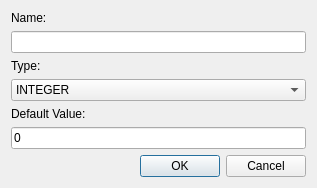
<?xml version="1.0" encoding="UTF-8"?>
<ui version="4.0">
 <class>AddVariableDialog</class>
 <widget class="QDialog" name="AddVariableDialog">
  <property name="geometry">
   <rect>
    <x>0</x>
    <y>0</y>
    <width>317</width>
    <height>182</height>
   </rect>
  </property>
  <property name="windowTitle">
   <string>Add Variable</string>
  </property>
  <property name="windowIcon">
   <iconset resource="../qrc/editor.qrc">
    <normaloff>:/ico101.ico</normaloff>:/ico101.ico</iconset>
  </property>
  <layout class="QVBoxLayout" name="verticalLayout">
   <item>
    <widget class="QLabel" name="label">
     <property name="text">
      <string>Name:</string>
     </property>
    </widget>
   </item>
   <item>
    <widget class="QLineEdit" name="nameBox"/>
   </item>
   <item>
    <widget class="QLabel" name="label_2">
     <property name="text">
      <string>Type:</string>
     </property>
    </widget>
   </item>
   <item>
    <widget class="QComboBox" name="typeBox">
     <item>
      <property name="text">
       <string>INTEGER</string>
      </property>
     </item>
     <item>
      <property name="text">
       <string>LONG</string>
      </property>
     </item>
     <item>
      <property name="text">
       <string>FLOAT</string>
      </property>
     </item>
     <item>
      <property name="text">
       <string>STRING</string>
      </property>
     </item>
    </widget>
   </item>
   <item>
    <widget class="QLabel" name="label_3">
     <property name="text">
      <string>Default Value:</string>
     </property>
    </widget>
   </item>
   <item>
    <widget class="QLineEdit" name="defaultBox">
     <property name="text">
      <string>0</string>
     </property>
    </widget>
   </item>
   <item>
    <spacer name="verticalSpacer">
     <property name="orientation">
      <enum>Qt::Vertical</enum>
     </property>
     <property name="sizeHint" stdset="0">
      <size>
       <width>20</width>
       <height>18</height>
      </size>
     </property>
    </spacer>
   </item>
   <item>
    <widget class="QDialogButtonBox" name="buttonBox">
     <property name="orientation">
      <enum>Qt::Horizontal</enum>
     </property>
     <property name="standardButtons">
      <set>QDialogButtonBox::Cancel|QDialogButtonBox::Ok</set>
     </property>
    </widget>
   </item>
  </layout>
 </widget>
 <resources>
  <include location="../qrc/editor.qrc"/>
 </resources>
 <connections>
  <connection>
   <sender>buttonBox</sender>
   <signal>accepted()</signal>
   <receiver>AddVariableDialog</receiver>
   <slot>accept()</slot>
   <hints>
    <hint type="sourcelabel">
     <x>248</x>
     <y>254</y>
    </hint>
    <hint type="destinationlabel">
     <x>157</x>
     <y>274</y>
    </hint>
   </hints>
  </connection>
  <connection>
   <sender>buttonBox</sender>
   <signal>rejected()</signal>
   <receiver>AddVariableDialog</receiver>
   <slot>reject()</slot>
   <hints>
    <hint type="sourcelabel">
     <x>316</x>
     <y>260</y>
    </hint>
    <hint type="destinationlabel">
     <x>286</x>
     <y>274</y>
    </hint>
   </hints>
  </connection>
 </connections>
</ui>
